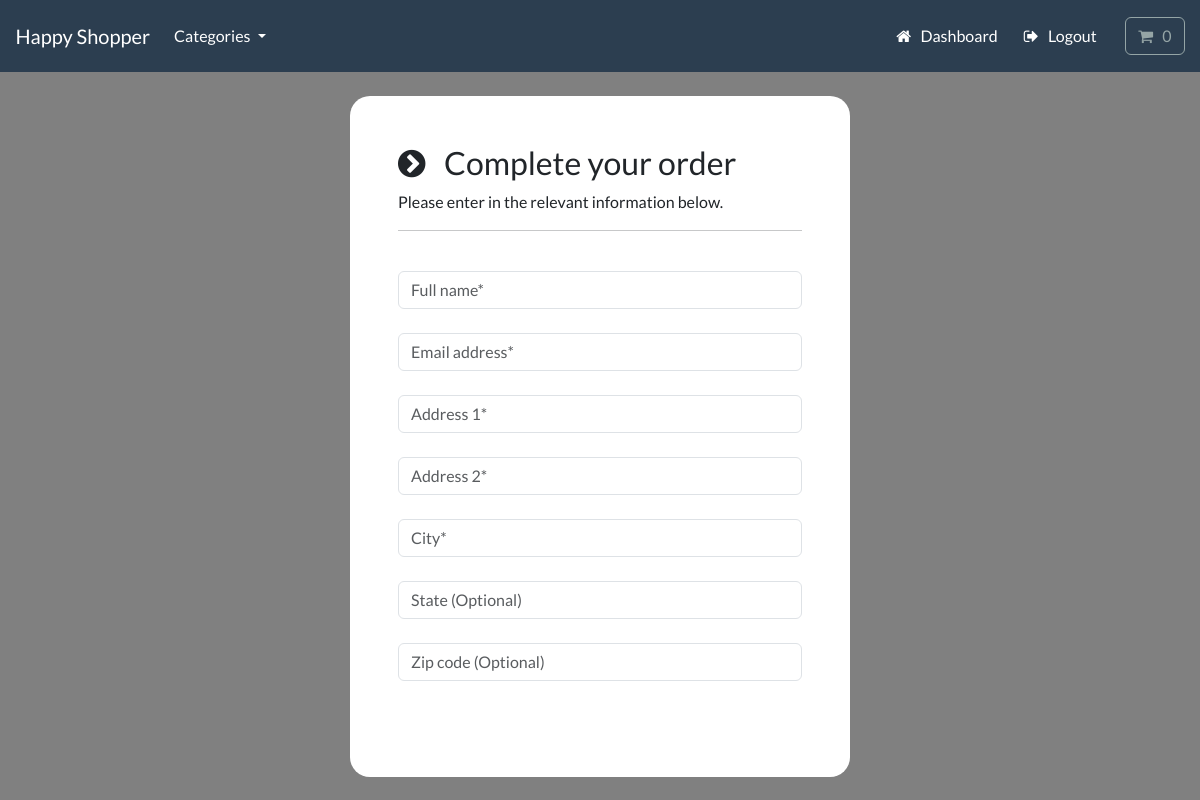
The app's page /payment/checkout (signed in), older data.
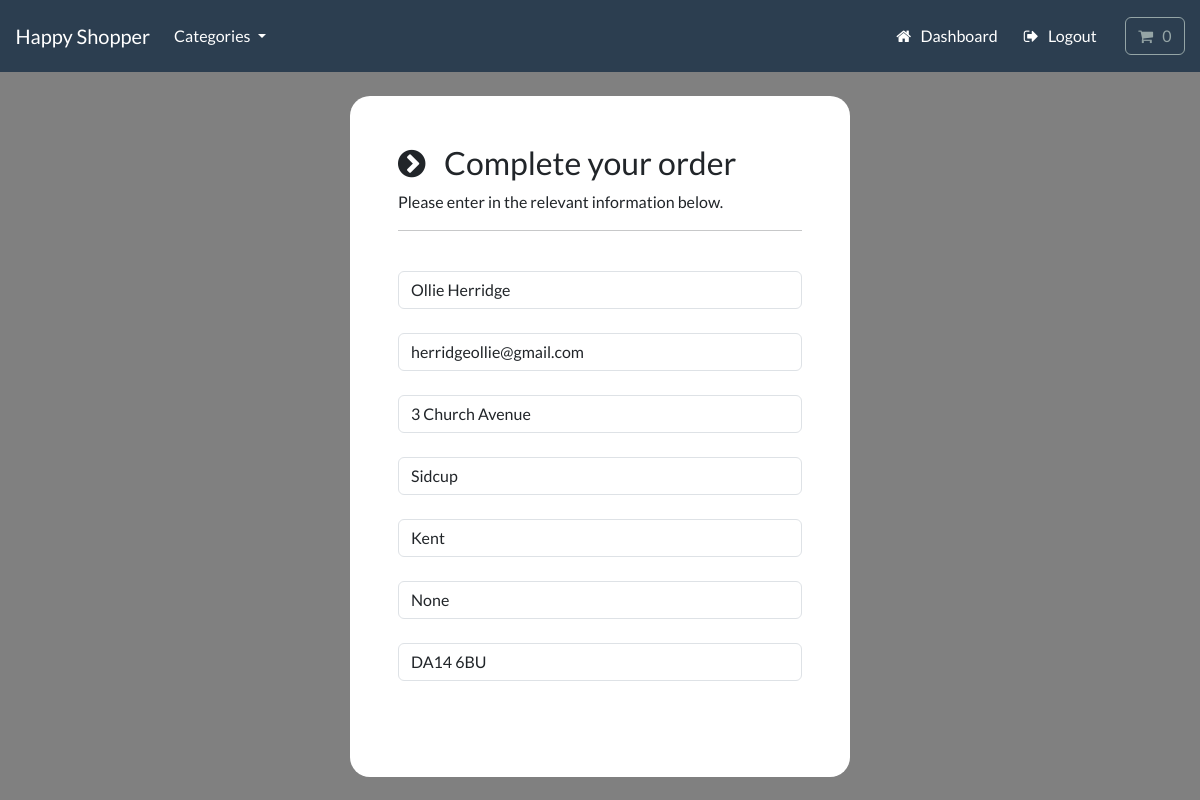
The same page, newer data.
### payment/models.py (models this page shows, shortened)
class ShippingAddress(models.Model):
    full_name = models.CharField(max_length=300)
    email = models.EmailField(max_length=255)
    address1 = models.CharField(max_length=300)
    address2 = models.CharField(max_length=300)
    city = models.CharField(max_length=255)
    state = models.CharField(max_length=255, null=True, blank=True)
    zipcode = models.CharField(max_length=255, null=True, blank=True)
    user = models.ForeignKey(User, on_delete=models.CASCADE, null=True, blank=True)
    class Meta:
        verbose_name_plural = 'Shipping Address'

### payment/views.py (the view)
# urls.py: path('checkout', views.checkout, name='checkout'),
def checkout(request):
    if request.user.is_authenticated:
        try:
            shipping_address = ShippingAddress.objects.get(user=request.user.id)
            context = {'shipping': shipping_address}
            return render(request, 'payment/checkout.html', context=context)
        except:
            return render(request, 'payment/checkout.html')
    else:
        return render(request, 'payment/checkout.html')

### cart/cart.py (called while the page is built)
    def __len__(self):
        return sum(item['qty'] for item in self.cart.values())

    def get_total(self):
        return sum(Decimal(item['price']) * item['qty'] for item in self.cart.values())

### cart/context_processors.py (called while the page is built)
def cart(request):
    return {'cart': Cart(request)}

### store/models.py (called while the page is built)
    def get_absolute_url(self):
        return reverse('list-category', args=[self.slug])

### store/views.py (called while the page is built)
def categories(request):
    all_categories = Category.objects.all()
    return {'all_categories': all_categories}

### payment/templates/payment/checkout.html (shortened to what this page needs)
{% include "store/base.html" %}
{% load static %}
{% block content %}
    <body>
        <br>
        <div class="container bg-white shadow-md p-5" style="width:500px; border-radius:20px;">
            <form id="form" onsubmit="event.preventDefault();">
                <div>
                    <h3> <i class="fa fa-chevron-circle-right" aria-hidden="true"></i> &nbsp; Complete your order </h3>
                    <p> Please enter in the relevant information below. </p>
                    <hr>
                    <br>
                    <div class="form-field">
                        <input class="form-control validate" id="name" type="text" placeholder="Full name*" autocomplete="off" value="{{shipping.full_name}}" required>
                    </div>
                    <br>
                    <div class="form-field">
                        <input class="form-control validate" id="email" type="email" placeholder="Email address*" autocomplete="off" value="{{shipping.email}}" required>
                    </div>
                    <br>
                    <div class="form-field">
                        <input class="form-control validate" id="address1" type="text" placeholder="Address 1*" autocomplete="off" value="{{shipping.address1}}" required>
                    </div>
                    <br>
                    <div class="form-field">
                        <input class="form-control validate" id="address2" type="text" placeholder="Address 2*" autocomplete="off" value="{{shipping.address2}}" required>
                    </div>
                    <br>
                    <div class="form-field">
                        <input class="form-control validate" id="city" type="text" placeholder="City*" autocomplete="off" value="{{shipping.city}}" required>
                    </div>
                    <br>
                    <div class="form-field">
                        <input class="form-control" id="state" type="text" placeholder="State (Optional)" autocomplete="off" value="{{shipping.state}}">
                    </div>
                    <br>
                    <div class="form-field">
                        <input class="form-control" id="zipcode" type="text" placeholder="Zip code (Optional)" autocomplete="off" value="{{shipping.zipcode}}">
                    </div>
                </div>
                <br>
                <br>
            </form>
        </div>
        <br>
    </body>
{% endblock %}

Row changes from the older to the newer data that the page shows:
added ShippingAddress: full_name "Ollie Herridge", email "herridgeollie@gmail.com", address1 "3 Church Avenue", address2 "Sidcup", city "Kent", state "None", zipcode "DA14 6BU"
